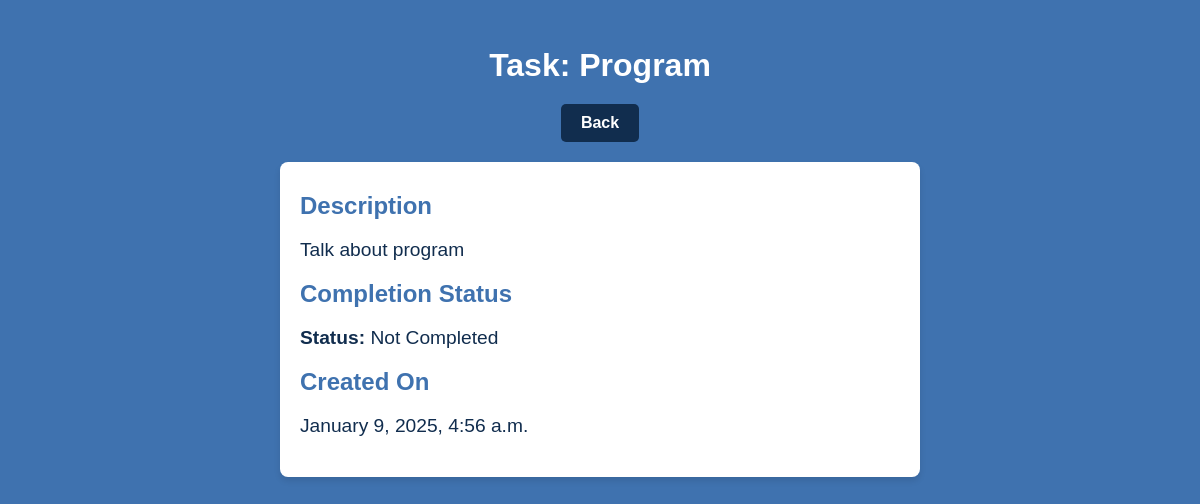
Before: /task/2/ (signed in) with the older database file.
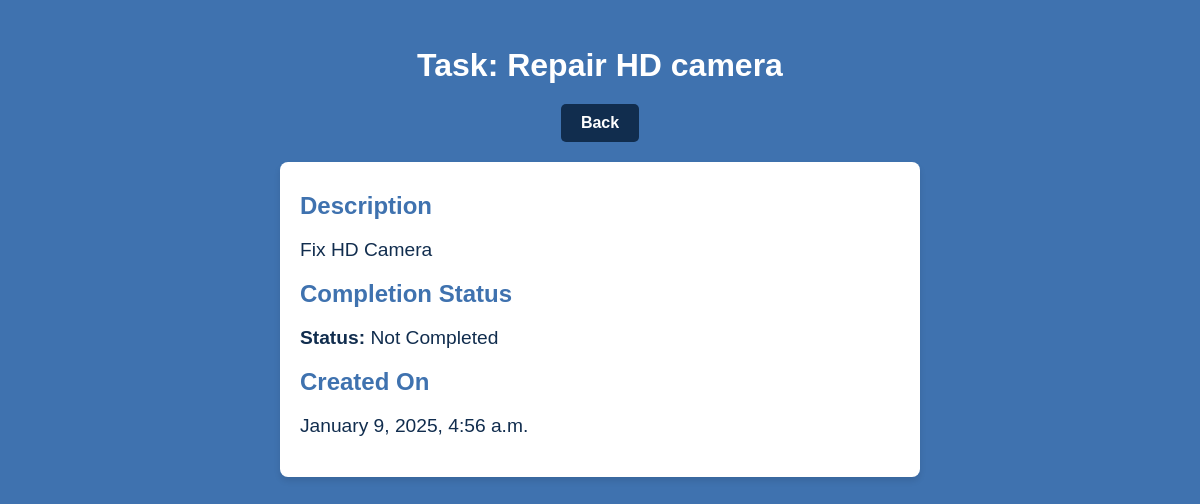
After: the same page with the newer database file.
### ToDoListApp/models.py (models this page shows)
class Task(models.Model):
    user = models.ForeignKey(User, on_delete=models.CASCADE, null=True, blank=True)
    title = models.CharField(max_length=200)
    description = models.TextField(null=True, blank=True)
    complete = models.BooleanField(default=False)
    create =  models.DateTimeField(auto_now_add=True)
    def __str__(self):
        return self.title
    class Meta:
        ordering = ['complete']

### ToDoListApp/views.py (the view)
# urls.py: path('task/<int:pk>/', TaskDetail.as_view(), name='task'),
class TaskDetail(LoginRequiredMixin, DetailView):
    model = Task
    context_object_name = 'task'

### ToDoListApp/templates/ToDoListApp/task_detail.html (shortened to what this page needs)
{% load static %}
<!DOCTYPE html>
<html lang="en">
<head>
    <link rel="stylesheet" href="{% static 'detail.css' %}">
</head>
<body>
    <main class="main">
        <h2 class="main__title">Task: {{task}}</h2>
        <a class="back_btn" href="{% url 'tasks' %}">Back</a>
        <div class="main__details">
            <h3>Description</h3>
            <p>{{ task.description|default:"No description provided." }}</p>
            <h3>Completion Status</h3>
            <p>
                <span>Status:</span> {{ task.complete|yesno:"Completed,Not Completed" }}
            </p>
            <h3>Created On</h3>
            <p>{{ task.create|date:"F j, Y, g:i a" }}</p>
        </div>
    </main>
</body>
</html>

Changed rows visible on the page:
changed Task "Not Completed": title "Program" → "Repair HD camera"; description "Talk about program" → "Fix HD Camera"
